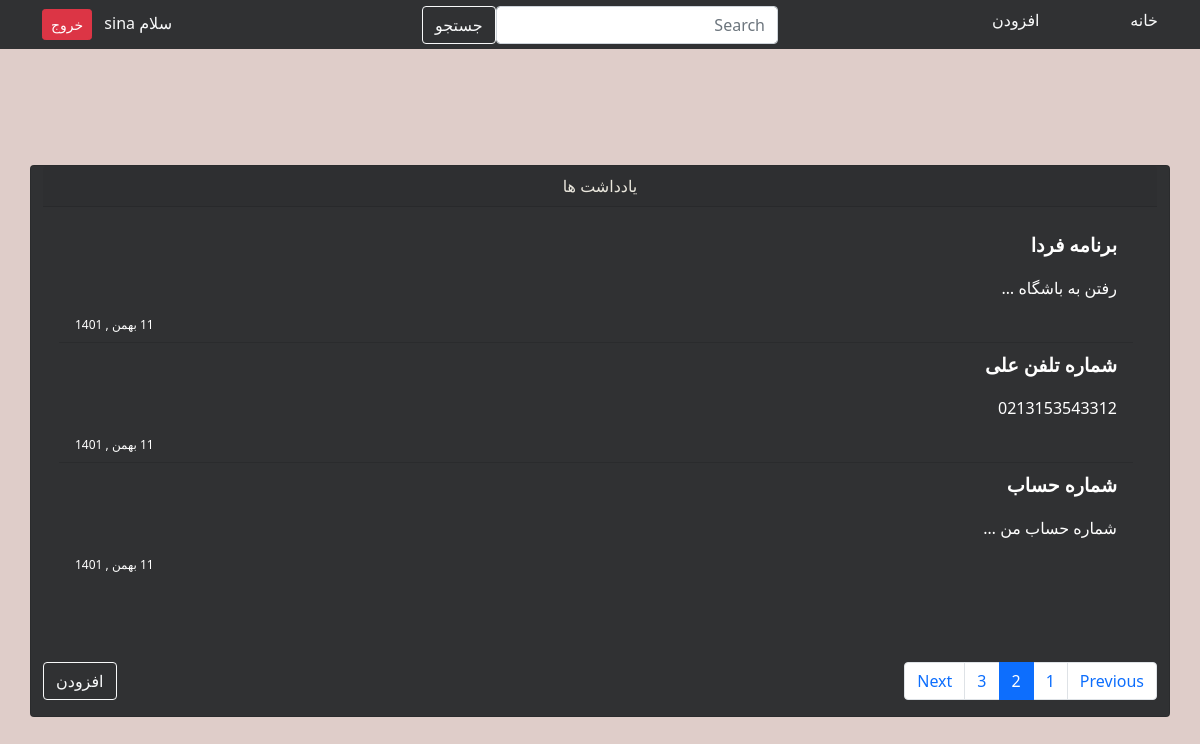
Screenshot of /?page=2&q= (signed in) with the database file from the repository.
### home/models.py (models this page shows, shortened)
class Note(models.Model):
    title = models.CharField(max_length=250)
    body = models.TextField(null=True, blank=True)
    created = models.DateTimeField(auto_now_add=True)
    updated = models.DateTimeField(auto_now=True)
    user = models.ForeignKey(User,on_delete=models.CASCADE,default=1)
    def jcreated(self):
        return jalali_converter(self.created)

### home/views.py (the view)
# urls.py: path('', views.home_config, name='main'),
@login_required
def home_config(request):
    if request.user.is_authenticated:
        notes = Note.objects.filter(user=request.user).order_by('-created')
        paginator = Paginator(notes, 3)
        page_number = request.GET.get('page')
        objects_list = paginator.get_page(page_number)
        return render(request, 'home/home.html', {'notes': objects_list, 'do': 'افزودن'})
    else:
        return redirect('account:login')

### extensions/jalali.py (called while the page is built)
    def persian_tuple(self):
        return self.persian_year, self.persian_month, self.persian_day

### extensions/utils.py (called while the page is built)
def jalali_converter(date):
    jmonths = [
        'فروردین',
        'اردیبهشت',
        'خرداد',
        'تیر',
        'مرداد',
        'شهریور',
        'مهر',
        'آبان',
        'آذر',
        'دی',
        'بهمن',
        'اسفند',
    ]
    date_to_str = f'{date.year},{date.month},{date.day}'
    date_in_tuple = jalali.Gregorian(date_to_str).persian_tuple()
    date_to_list = list(date_in_tuple)
    for index, month in enumerate(jmonths):
        if date_to_list[1] == index + 1:
            date_to_list[1] = month
            break
    output = f'{date_to_list[2]} {date_to_list[1]} , {date_to_list[0]}'
    return output

### home/templates/home/home.html (shortened to what this page needs)
{% extends 'base.html' %}
{% load static %}
{% block style %}{% static 'style/home.css' %}{% endblock %}
{% block content %}
    <div class="container">
        <div class="row justify-content-center my-content">
            <div class="card bg-black mb-3 my-card">
                <div class="card-header text-center">یادداشت ها</div>
                <div class="card-body">
                    <ul class="list-group list-group-flush">
                        {% for note in notes %}
                            <a href="{% url 'home:detail' note.id %}" class="list-group-item bg-black my_li ms-2">
                                    <p class="bold">{{ note.title }}</p>
                                    <p>{{ note.body|truncatewords:3 }}</p>
                                    <p class="date-style">{{ note.jcreated }}</p>
                            </a>
                        {% endfor %}
                    </ul>
                </div>
                <div class="d-flex align-items-center justify-content-between mt-5">
                    {% if notes.has_other_pages %}
                        <nav class=" d-flex justify-content-end mt-3" aria-label="Page navigation example">
                            <ul class="pagination">
                                {% if notes.has_previous %}
                                    <li class="page-item"><a class="page-link" href="?page={{ notes.previous_page_number }}{% if request.Get.q %}&q={{ request.GET.q }}{% else %}&q={{ q }}{% endif %}">Previous</a>
                                    </li>
                                {% endif %}
                                {% for page in notes.paginator.page_range %}
                                    {% if notes.number == page %}
                                        <li class="page-item active"><a class="page-link" href="?page={{ page }}{% if request.Get.q %}&q={{ request.GET.q }}{% else %}&q={{ q }}{% endif %}">{{ page }}</a>
                                        </li>
                                    {% else %}
                                        <li class="page-item"><a class="page-link" href="?page={{ page }}{% if request.Get.q %}&q={{ request.GET.q }}{% else %}&q={{ q }}{% endif %}">{{ page }}</a>
                                        </li>
                                    {% endif %}
                                {% endfor %}
                                {% if notes.has_next %}
                                    <li class="page-item"><a class="page-link" href="?page={{ notes.next_page_number }}{% if request.Get.q %}&q={{ request.GET.q }}{% else %}&q={{ q }}{% endif %}">Next</a>
                                {% endif %}
                                </li>
                            </ul>
                        </nav>
                    {% endif %}
                    <div class="d-flex justify-content-end">
                        <a href="{% url 'home:add_note' %}" class="btn btn-outline-light">{{ do }}</a>
                    </div>
                </div>
            </div>
        </div>
    </div>
{% endblock %}

### templates/inc/nav.html
<nav class="bg-black">
        <div class="container">
            <div class="row justify-content-between align-items-center">
                {% if request.user.is_authenticated %}
                    <ul class="col-2 navbar list-unstyled">
                        <li class="nav-item"><a class="my-nav-link text-light" href="{% url 'home:main' %}">خانه</a></li>
                        <li class="nav-item"><a class="my-nav-link text-light" href="{% url 'home:add_note' %}">افزودن</a></li>
                    </ul>
                    <div class="col-4">
                        <form class="form-inline my-2 my-lg-0 d-flex justify-content-between" action="{% url 'home:search' %}" method="GET">
                            <input class="form-control mr-sm-2" type="search" placeholder="Search" name="q">
                            <button type="submit" class="btn btn-outline-light my-2 my-sm-0" type="submit">جستجو</button>
                        </form>
                    </div>
                    <div class="col-2">
                        <div class="text-end">
                            <a href="{% url 'account:profile' request.user.id %}" class="my-nav-link text-light me-2 ">سلام {{ request.user }}</a>
                            <a class="btn btn-danger btn-sm" href="{% url 'account:logout' %}">خروج</a>
                        </div>
                    </div>
                {% endif %}
            </div>
        </div>
    </nav>

### static/style/home.css (style rules this page uses)
* { box-sizing: border-box; margin: 0; padding: 0; }
.bg-black { background-color: #303133; }
.bg-beige { background-color: #DFCDC9; }
.my_li { color: white; }
.bold { font-weight: bolder !important; font-size: 1.2rem; }
.my-nav-link { display: inline-block; text-decoration: none; border-bottom: 1px solid #303133; transition: all .3s linear; }
.navbar { padding-bottom: 0 !important; }
.my-content { height: 100vh; align-items: center; justify-content: center; }
.my-card { color: #EAE7DD; min-width: 60rem; min-height: 25rem; }
.date-style { text-align: left; font-size: 12px; margin-bottom: 0; }

### rows the page displays
Note: title "برنامه فردا", body "رفتن به باشگاه …", jcreated "11 بهمن , 1401"
Note: title "شماره تلفن علی", body "0213153543312", jcreated "11 بهمن , 1401"
Note: title "شماره حساب", body "شماره حساب من …", jcreated "11 بهمن , 1401"

### other values shown
{{ request.user }} "sina"
{{ page }} "1" "3"
{{ page }} "2"
{{ do }} "افزودن"
